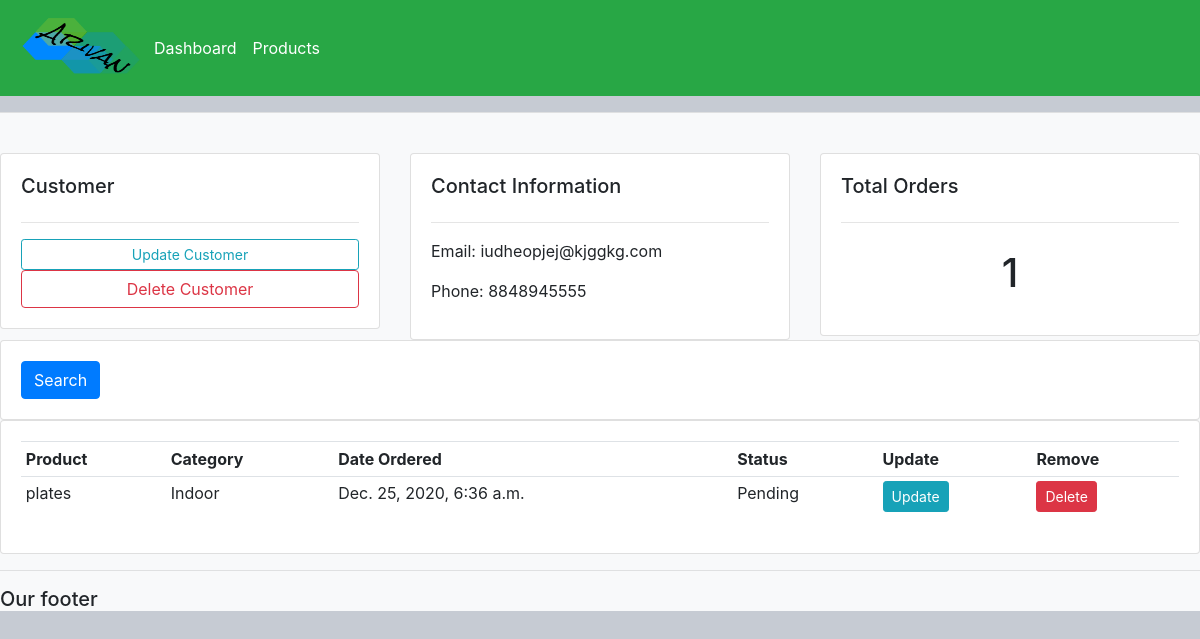
The app's page /customer/1/ with its own data.
### crm/models.py (models this page shows, shortened)
class Customer(models.Model):
    name=models.CharField(max_length=200,null=True)
    Phone=models.CharField(max_length=25, null=True)
    email=models.EmailField(max_length=254 , null= True)
    date_created=models.DateTimeField(auto_now_add=True,null=True)

class Order(models.Model):
    STATUS=(
        ('Pending','Pending'),
        ('Out for Delivery','Out for Delivery'),
        ('Delivered','Delivered')
    )
    customer=models.ForeignKey(Customer,null=True,on_delete=models.SET_NULL)
    product=models.ForeignKey(Product,null=True,on_delete=models.SET_NULL)
    date_created=models.DateTimeField(auto_now_add=True,null=True)
    status=models.CharField(max_length=200,choices=STATUS,null=True)

class Product(models.Model):
    CATEGORY = (
        ('Indoor','Indoor'),
        ('Outdoor','Outdoor')
    )
    name=models.CharField(max_length=200,null=True)
    price=models.FloatField(null=True)
    category=models.CharField(max_length=20,null=True ,choices=CATEGORY)
    description=models.CharField(max_length=300,null=True)
    date_created=models.DateTimeField(auto_now_add=True,null=True)
    tags=models.ManyToManyField(Tags)

### crm/views.py (the view)
# urls.py: path('customer/<str:pk>/',views.customer,name="customer"),
def customer(request,pk):
    customer=Customer.objects.get(id=pk)
    orders=customer.order_set.all()
    orders_count=orders.count()
    context={'customer':customer,'orders':orders,'oc':orders_count}
    return render(request,'crm/customer.html',context)

### crm/templates/crm/customer.html
{% extends "crm/main.html" %}
{% block content %}
<br>
<div class="row">
    <div class="col-md">
        <div class="card card-body">
            <h5>Customer</h5>
            <hr>
            <a href="" class="btn btn-outline-info btn-sm"> Update Customer</a>
            <a href="" class="btn btn-outline-danger btn-sm-btn-block"> Delete Customer</a>
        </div>
    </div>
    <div class="col-md">
        <div class="card card-body">
            <h5>Contact Information</h5>
            <hr>
            <p>Email: {{customer.email}}</p>
            <p>Phone: {{customer.Phone}}</p>
        </div>
    </div>
    <div class="col-md">
        <div class="card card-body">
            <h5>Total Orders</h5>
            <hr>
            <h1 style="text-align: center;padding : 10px">{{oc}}</h1>
        </div>
    </div>
</div>
<div class="row">
    <div class="col">
        <div class="card card-body">
            <form method="GET">
                <button class="btn btn-primary " type="submit">Search</button>
            </form>
        </div>
    </div>
</div>
<div class="row">
    <div class="col-md">
        <div class="card card-body">
            <table class="table table-sm">
                <tr>
                    <th>Product</th>
                    <th>Category</th>
                    <th>Date Ordered</th>
                    <th>Status</th>
                    <th>Update</th>
                    <th>Remove</th>
                </tr>
                {% for o in orders %}
                <tr>
                    <td>{{o.product.name}}</td>
                    <td>{{o.product.category}}</td>
                    <td>{{o.date_created}}</td>
                    <td>{{o.status}}</td>
                    <td><a href=""><input type="button"class="btn btn-info btn-sm" name="" id="" value="Update"></a></td>
                    <td><a href=""><input type="button" class="btn btn-danger btn-sm"name="" id="" value="Delete"></a></td>
                </tr>
                {% endfor %}
            </table>
        </div>
    </div>
</div>
{% endblock content %}

### crm/static/CSS/main.css (style rules this page uses)
body { background-color: #c6cbd3; }

### records on screen
Customer: email "iudheopjej@kjggkg.com", Phone "8848945555"
Order: product.name "plates", product.category "Indoor", date_created "Dec. 25, 2020, 6:36 a.m.", status "Pending"

### other values on screen
{{ oc }} "1"
